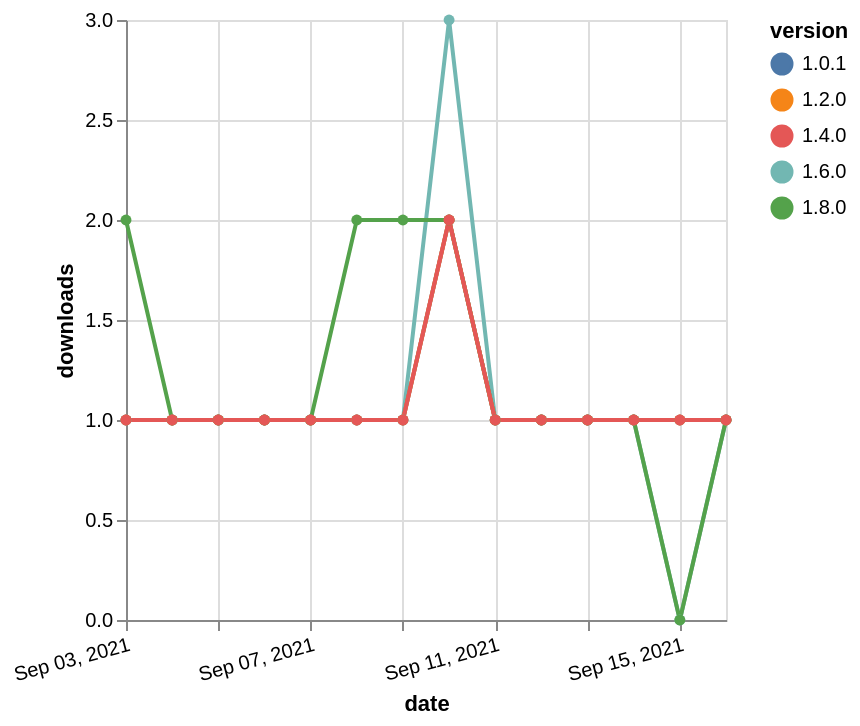

The Vega-Lite source for this figure:
### Vega-Lite specification from a JSON file in a GitHub repository (floating-point values rounded to 4 significant figures)
{"$schema": "https://vega.github.io/schema/vega-lite/v5.json", "description": "A simple bar chart with embedded data.", "data": {"values": [{"date": "2021-09-03", "total": 185, "delta": 1, "version": "1.6.0"}, {"date": "2021-09-04", "total": 186, "delta": 1, "version": "1.6.0"}, {"date": "2021-09-05", "total": 187, "delta": 1, "version": "1.6.0"}, {"date": "2021-09-06", "total": 188, "delta": 1, "version": "1.6.0"}, {"date": "2021-09-07", "total": 189, "delta": 1, "version": "1.6.0"}, {"date": "2021-09-08", "total": 190, "delta": 1, "version": "1.6.0"}, {"date": "2021-09-09", "total": 191, "delta": 1, "version": "1.6.0"}, {"date": "2021-09-10", "total": 194, "delta": 3, "version": "1.6.0"}, {"date": "2021-09-11", "total": 195, "delta": 1, "version": "1.6.0"}, {"date": "2021-09-12", "total": 196, "delta": 1, "version": "1.6.0"}, {"date": "2021-09-13", "total": 197, "delta": 1, "version": "1.6.0"}, {"date": "2021-09-14", "total": 198, "delta": 1, "version": "1.6.0"}, {"date": "2021-09-15", "total": 198, "delta": 0, "version": "1.6.0"}, {"date": "2021-09-16", "total": 199, "delta": 1, "version": "1.6.0"}, {"date": "2021-09-03", "total": 123, "delta": 2, "version": "1.8.0"}, {"date": "2021-09-04", "total": 124, "delta": 1, "version": "1.8.0"}, {"date": "2021-09-05", "total": 125, "delta": 1, "version": "1.8.0"}, {"date": "2021-09-06", "total": 126, "delta": 1, "version": "1.8.0"}, {"date": "2021-09-07", "total": 127, "delta": 1, "version": "1.8.0"}, {"date": "2021-09-08", "total": 129, "delta": 2, "version": "1.8.0"}, {"date": "2021-09-09", "total": 131, "delta": 2, "version": "1.8.0"}, {"date": "2021-09-10", "total": 133, "delta": 2, "version": "1.8.0"}, {"date": "2021-09-11", "total": 134, "delta": 1, "version": "1.8.0"}, {"date": "2021-09-12", "total": 135, "delta": 1, "version": "1.8.0"}, {"date": "2021-09-13", "total": 136, "delta": 1, "version": "1.8.0"}, {"date": "2021-09-14", "total": 137, "delta": 1, "version": "1.8.0"}, {"date": "2021-09-15", "total": 137, "delta": 0, "version": "1.8.0"}, {"date": "2021-09-16", "total": 138, "delta": 1, "version": "1.8.0"}, {"date": "2021-09-03", "total": 198, "delta": 1, "version": "1.0.1"}, {"date": "2021-09-04", "total": 199, "delta": 1, "version": "1.0.1"}, {"date": "2021-09-05", "total": 200, "delta": 1, "version": "1.0.1"}, {"date": "2021-09-06", "total": 201, "delta": 1, "version": "1.0.1"}, {"date": "2021-09-07", "total": 202, "delta": 1, "version": "1.0.1"}, {"date": "2021-09-08", "total": 203, "delta": 1, "version": "1.0.1"}, {"date": "2021-09-09", "total": 204, "delta": 1, "version": "1.0.1"}, {"date": "2021-09-10", "total": 206, "delta": 2, "version": "1.0.1"}, {"date": "2021-09-11", "total": 207, "delta": 1, "version": "1.0.1"}, {"date": "2021-09-12", "total": 208, "delta": 1, "version": "1.0.1"}, {"date": "2021-09-13", "total": 209, "delta": 1, "version": "1.0.1"}, {"date": "2021-09-14", "total": 210, "delta": 1, "version": "1.0.1"}, {"date": "2021-09-15", "total": 211, "delta": 1, "version": "1.0.1"}, {"date": "2021-09-16", "total": 212, "delta": 1, "version": "1.0.1"}, {"date": "2021-09-03", "total": 179, "delta": 1, "version": "1.2.0"}, {"date": "2021-09-04", "total": 180, "delta": 1, "version": "1.2.0"}, {"date": "2021-09-05", "total": 181, "delta": 1, "version": "1.2.0"}, {"date": "2021-09-06", "total": 182, "delta": 1, "version": "1.2.0"}, {"date": "2021-09-07", "total": 183, "delta": 1, "version": "1.2.0"}, {"date": "2021-09-08", "total": 184, "delta": 1, "version": "1.2.0"}, {"date": "2021-09-09", "total": 185, "delta": 1, "version": "1.2.0"}, {"date": "2021-09-10", "total": 187, "delta": 2, "version": "1.2.0"}, {"date": "2021-09-11", "total": 188, "delta": 1, "version": "1.2.0"}, {"date": "2021-09-12", "total": 189, "delta": 1, "version": "1.2.0"}, {"date": "2021-09-13", "total": 190, "delta": 1, "version": "1.2.0"}, {"date": "2021-09-14", "total": 191, "delta": 1, "version": "1.2.0"}, {"date": "2021-09-15", "total": 192, "delta": 1, "version": "1.2.0"}, {"date": "2021-09-16", "total": 193, "delta": 1, "version": "1.2.0"}, {"date": "2021-09-03", "total": 156, "delta": 1, "version": "1.4.0"}, {"date": "2021-09-04", "total": 157, "delta": 1, "version": "1.4.0"}, {"date": "2021-09-05", "total": 158, "delta": 1, "version": "1.4.0"}, {"date": "2021-09-06", "total": 159, "delta": 1, "version": "1.4.0"}, {"date": "2021-09-07", "total": 160, "delta": 1, "version": "1.4.0"}, {"date": "2021-09-08", "total": 161, "delta": 1, "version": "1.4.0"}, {"date": "2021-09-09", "total": 162, "delta": 1, "version": "1.4.0"}, {"date": "2021-09-10", "total": 164, "delta": 2, "version": "1.4.0"}, {"date": "2021-09-11", "total": 165, "delta": 1, "version": "1.4.0"}, {"date": "2021-09-12", "total": 166, "delta": 1, "version": "1.4.0"}, {"date": "2021-09-13", "total": 167, "delta": 1, "version": "1.4.0"}, {"date": "2021-09-14", "total": 168, "delta": 1, "version": "1.4.0"}, {"date": "2021-09-15", "total": 169, "delta": 1, "version": "1.4.0"}, {"date": "2021-09-16", "total": 170, "delta": 1, "version": "1.4.0"}]}, "width": "container", "mark": {"type": "line", "point": {"filled": true}}, "encoding": {"x": {"field": "date", "type": "temporal", "timeUnit": "yearmonthdate", "title": "date", "axis": {"labelAngle": -15}}, "y": {"field": "delta", "type": "quantitative", "title": "downloads"}, "color": {"field": "version", "type": "nominal"}, "tooltip": {"field": "delta"}}}
